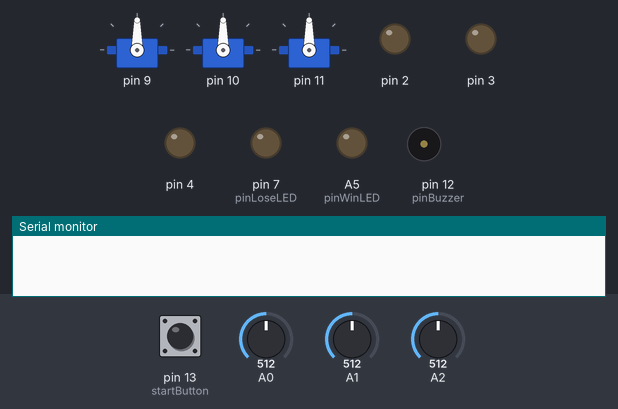
The sketch below on a simulated Arduino Uno, built with avr-gcc and run on an emulated ATmega328P. Shown: 3 × servo, output pins drawn as LEDs (lit = HIGH), buzzer (waves = sounding, pin HIGH), the last lines printed to the serial monitor. Dashed ring = blinking. Inputs (shaded band) come from the test bench; at power-on: pin 13 (startButton) LOW, A0 = 512, A1 = 512, A2 = 512. Random numbers use the default seed unless the sketch sets one.

Above: at 1.2 s.
1.3 s: pin 13 (startButton) pulled HIGH for 0.15 s
At 1.9 s:
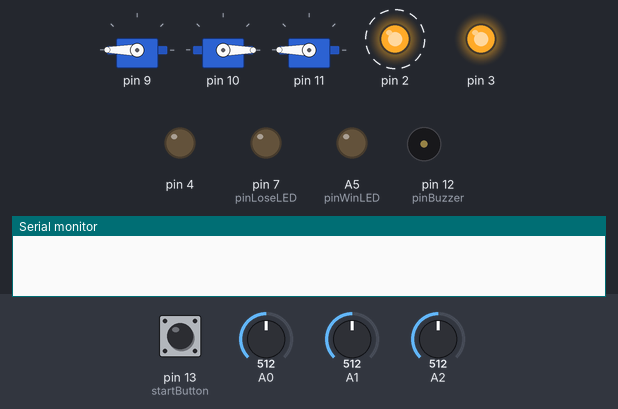
4.4 s: pin 13 (startButton) pulled HIGH for 1 s
At 7.4 s:
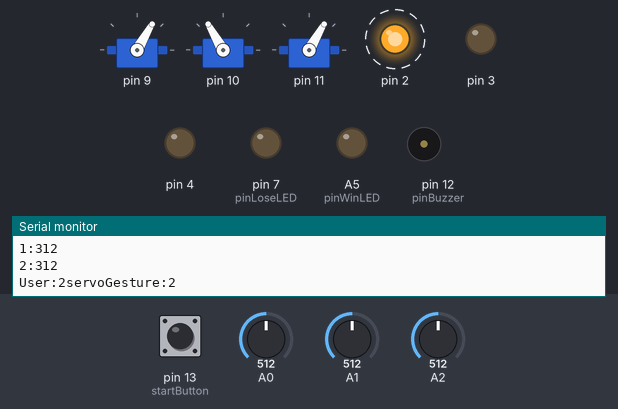
8.4 s: pin 13 (startButton) pulled HIGH for 3.2 s
At 12.8 s:
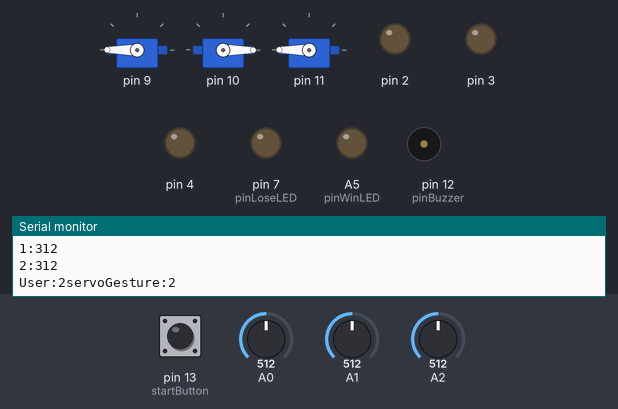
Timing chart, 0 to 14.3 s (numbered marks = the images above; inputs shaded):
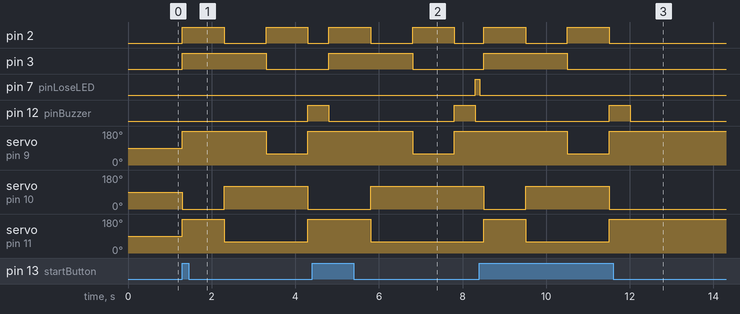

Measured:
- after the input at 1.3 s, pin 2: alternates HIGH for 1.0 s and LOW for 1.0 s, starting at once; pin 3: LOW → HIGH at once, → LOW 2.0 s later; pin 12 (pinBuzzer): LOW → HIGH after 3.0 s; servo on pin 9: 90° → 180° at once, → 60° 2.0 s later, → 180° 1.0 s later; servo on pin 10: 90° → 0° at once, → 120° 1.0 s later, → 0° 2.0 s later
- after the input at 4.4 s, pin 2: alternates HIGH for 1.0 s and LOW for 1.0 s, starting after 0.40 s; pin 3: LOW → HIGH after 0.40 s, → LOW 2.0 s later; pin 7 (pinLoseLED): LOW → HIGH after 3.9 s; servo on pin 9: 180° → 60° after 2.4 s, → 180° 1.0 s later; servo on pin 10: 0° → 120° after 1.4 s
- after the input at 8.4 s, pin 2: alternates HIGH for 1.0 s and LOW for 1.0 s, 4 changes in all, then stays LOW, starting after 0.11 s; pin 3: LOW → HIGH after 0.11 s, → LOW 2.0 s later

The sketch:

RPSRobot_20200330_0_ML.ino
```cpp
//Project RPSRobot Machine Learning version
//================
//Sep 14 2020 T.I. Fixed issue#17 incorrect flex direction
//May 18 2020 T.I. Modified for the Score Board
//Apr 16 2020 T.I. Added buzzer function
//                   Added Preparing moving
//Apr 8 2020 T.I. Added ANN engine
//Based on Project RPSRobot github "3d7a842"


#include <Servo.h>

#define ZEROPOSITION 540  //micro seconds, 0 degree
#define ENDPOSITION 2500  //micro seconds, 180 degree

#define CONUNTDOWNSECS 3

#define ADC_0_DEGREE 208
#define ADC_180_DEGREE 312
#define DEGREE_PER_ADC 1.7

#define NUMBER_OF_FINGER 3
#define NUMBER_OF_GESTURE 3

enum GESTUREENUM {
    ROCK_GES,
    SCISSORS_GES,
    PAPER_GES
};


Servo servo_n[NUMBER_OF_FINGER];
int servo_nDIR[NUMBER_OF_FINGER]={1,0,1};
//servo0 0~120
//servo1 (180-0)~(180-120)


int ADCVal[NUMBER_OF_FINGER] = {0,0,0} ;
int ADCVal_Cli[NUMBER_OF_FINGER]={50,-37,-30};//{0,-75,-66};
float servoDegree[NUMBER_OF_FINGER]={0,0,0};


int GestureDgree[NUMBER_OF_GESTURE][NUMBER_OF_FINGER];

//0: User lose, 1:Tight, 2:User Win
int matchScore[NUMBER_OF_GESTURE][NUMBER_OF_GESTURE]={{1,2,0},
                                                      {0,1,2},
                                                      {2,0,1}};
int startButton=13;
int pinLoseLED=7;
int pinWinLED=A5;
int pinBuzzer=12;

float ANNinputs[3]={0.0,0.0,0.0};

float Layer0_W[4][4]={{-3.35796,-1.126993,0.00737043,1.9779116},
                      {-2.4028397,-1.3854587,-0.7931496,2.080642},
                      {1.0243597,2.1095006,1.6874604,-2.316983},
                      {1.8379576,1.5571779,1.2571335,-2.14945}};

float Layer0_Outputs[4]={0.0,0.0,0.0,0.0};

float Layer1_W[4][5]={{3.109413,2.1515133,-1.7762052,-2.118841,1.3897169},
                      {-0.54771924,-2.6526208,3.062316,2.4938545,0.12920415},
                      {1.0274583,1.9144325,-3.6218135,-2.1290317,0.1106161},
                      {-3.6488092,-3.56605,1.812533,1.8006505,-1.1013095}};

float Layer1_Outputs[4]={0.0,0.0,0.0,0.0};

float LayerOutputs_W[3][5]={{-3.0573914,-0.33590198,-2.9392657,3.5195374,-0.66786194},
                            {1.2544978,2.7321491,-2.4654458,-39482572,-1.2988576},
                            {1.7912973,-3.1768422,1.5621092,-1.8792809,-0.85067666}};

float ANNOutputs[3]={0.0,0.0,0.0};

void ANNRun()
{
  int i,j;

  for(i=0;i<4;i++)
  {
    Layer0_Outputs[i]=0.0;
    Layer1_Outputs[i]=0.0;
  }

  for(i=0;i<3;i++)
  {
      ANNOutputs[i]=0.0;
  }


  //Layer0
  for(i=0;i<4;i++)
  {
    for(j=0;j<3;j++)
    {
      Layer0_Outputs[i]=Layer0_Outputs[i]+(ANNinputs[j]*Layer0_W[i][j]);

    }
    Layer0_Outputs[i]=Layer0_Outputs[i]+Layer0_W[i][3];
    Layer0_Outputs[i]=HardSigmoid(Layer0_Outputs[i]);

  }
  //Layer1
  for(i=0;i<4;i++)
  {
    for(j=0;j<4;j++)
    {
      Layer1_Outputs[i]=Layer1_Outputs[i]+(Layer0_Outputs[j]*Layer1_W[i][j]);
    }
    Layer1_Outputs[i]=Layer1_Outputs[i]+Layer1_W[i][4];
    Layer1_Outputs[i]=HardSigmoid(Layer1_Outputs[i]);
  }
  //LayerOutputs
  for(i=0;i<3;i++)
  {
    for(j=0;j<4;j++)
    {
      ANNOutputs[i]=ANNOutputs[i]+(Layer1_Outputs[j]*LayerOutputs_W[i][j]);
    }
     ANNOutputs[i]= ANNOutputs[i]+LayerOutputs_W[i][4];
     ANNOutputs[i]=HardSigmoid(ANNOutputs[i]);

  }

}

int GetANNMaxIndex()
{
  int i=0;
  int MAXidx=0;
  float MAXValue=0.0;

  for(i=0;i<3;i++)
  {
    if(MAXValue<ANNOutputs[i])
    {
      MAXidx=i;
      MAXValue=ANNOutputs[i];
    }
  }


  return MAXidx;
}

void setup() {


    DDRD = B00000001;
    pinMode(2, OUTPUT);
    pinMode(3, OUTPUT);
    pinMode(4, OUTPUT);
  // put your setup code here, to run once:

    Serial.setTimeout(50);
    Serial.begin(9600);
    servo_n[0].attach(9, ZEROPOSITION, ENDPOSITION);
    servo_n[1].attach(10, ZEROPOSITION, ENDPOSITION);
    servo_n[2].attach(11, ZEROPOSITION, ENDPOSITION);


    pinMode(startButton, INPUT);
    randomSeed(analogRead(A4));

    pinMode(pinLoseLED, OUTPUT);
    pinMode(pinWinLED, OUTPUT);
    pinMode(pinBuzzer, OUTPUT);


    digitalWrite(pinWinLED,LOW);
    digitalWrite(pinLoseLED,LOW);

}

void loop() {

  // put your main code here, to run repeatedly:

  int i = 0;
  int servoGesture;
  int userGesture;
  int matchResult=0;
  int startButtonST=0;

  do
  {
    startButtonST = digitalRead(startButton);
  }while(0==startButtonST);


  for(i=CONUNTDOWNSECS;i>=0;i--)
  {
      SevenSEG(i);

      if(0!=i)
      {
        setMotorGesture(i-1);
        gestureAct();
        delay(1000);
      }
  }


  servoGesture = random(0,3);
  setMotorGesture(servoGesture);
  gestureAct();


  digitalWrite(pinBuzzer,HIGH);
  delay(500);
  digitalWrite(pinBuzzer,LOW);

  ADCVal[0]=analogRead(A0);
  ADCVal[1]=analogRead(A1);
  ADCVal[2]=analogRead(A2);

  for(i=0;i<NUMBER_OF_FINGER;i++)
  {

      ADCVal[i]=ADCVal[i]+ADCVal_Cli[i];

      if(ADC_0_DEGREE>ADCVal[i])
      {
        ADCVal[i] = ADC_0_DEGREE;
      }
      else if(ADC_180_DEGREE<ADCVal[i])
      {
        ADCVal[i]  = ADC_180_DEGREE;
      }
  }


  userGesture=gestureRecognizeML(ADCVal);


  matchResult=matchScore[userGesture][servoGesture];


  Serial.print("User:");
  Serial.print(userGesture);
  Serial.print("servoGesture:");
  Serial.print(servoGesture);
   Serial.print("\n");
  switch(matchResult)
  {
    case 0:
    {

      digitalWrite(pinLoseLED,HIGH);
      delay(100);
      digitalWrite(pinLoseLED,LOW);
      delay(100);
      Serial.print("UserLose");
      Serial.print("\n");
    }
    break;
    case 1:
    {

    }
    break;
    case 2:
    {
      digitalWrite(pinWinLED,HIGH);
      delay(100);
      digitalWrite(pinWinLED,LOW);
      delay(100);
      Serial.print("UserWin");
      Serial.print("\n");
    }
    break;
  }


}


int gestureRecognize(int *pFingerADC)
{
  int rt=0;

  Serial.print("0:");
  Serial.print(pFingerADC[0]);
  Serial.print("\n");
  Serial.print("1:");
  Serial.print(pFingerADC[1]);
  Serial.print("\n");
  Serial.print("2:");
  Serial.print(pFingerADC[2]);
  Serial.print("\n");

  if(240<pFingerADC[0])
  {
    rt=ROCK_GES;
  }
  else if((211>pFingerADC[0])&&(211>pFingerADC[1])&&(211>pFingerADC[2]))
  {
    rt=PAPER_GES;
  }
  else
  {
    rt=SCISSORS_GES;
  }
  return rt;
}

int gestureRecognizeML(int *pFingerADC)
{
  int rt=0;

  Serial.print("0:");
  Serial.print(pFingerADC[0]);
  Serial.print("\n");
  Serial.print("1:");
  Serial.print(pFingerADC[1]);
  Serial.print("\n");
  Serial.print("2:");
  Serial.print(pFingerADC[2]);
  Serial.print("\n");


  ANNinputs[0]=normalizeML_Neg((float)pFingerADC[0],250.0,208.0);
  ANNinputs[1]=normalizeML_Neg((float)pFingerADC[1],250.0,208.0);
  ANNinputs[2]=normalizeML_Neg((float)pFingerADC[2],250.0,208.0);

  ANNRun();

  rt=GetANNMaxIndex();

  return rt;
}

void setMotorGesture(int gesture_number)
{

  switch(gesture_number)
  {
    case ROCK_GES:
    {
      servoDegree[0]=120;
      servoDegree[1]=120;
      servoDegree[2]=120;

    }break;
    case SCISSORS_GES:
    {
      servoDegree[0]=0;
      servoDegree[1]=120;
      servoDegree[2]=120;
    }break;
    case PAPER_GES:
    {
      servoDegree[0]=0;
      servoDegree[1]=0;
      servoDegree[2]=0;
    }break;
  }
}


//-1: disable
void SevenSEG(byte DECNumber)
{
  byte numberShift;
  numberShift=PORTD&B11100011;
  numberShift=numberShift|(DECNumber<<2);
  PORTD=numberShift;
}

float HardSigmoid(float x0)
{
    float retHS=0.0;

    if(x0 < -2.5)
    {
        retHS=0.0;
    }
    else if(x0 > 2.5)
    {
        retHS=1.0;
    }
    else if((-2.5 <= x0)&&(x0 <= 2.5))
    {
        retHS=0.2 * x0 + 0.5;
    }

    return retHS;
}

float normalizeML(float x0,float MaxV,float MinV)
{
  float rtNormal=0.0;
  if(MaxV<=x0)
  {
    rtNormal= 1.0;
  }
  else if(MinV>=x0)
  {
    rtNormal=0.0;
  }
  else
  {
    rtNormal=(x0-MinV)/(MaxV-MinV);
  }
  return rtNormal;
}

float normalizeML_Neg(float x0,float MaxV,float MinV)
{
  float rtNormal=0.0;
  if(MaxV<=x0)
  {
    rtNormal= 0.0;
  }
  else if(MinV>=x0)
  {
    rtNormal=1.0;
  }
  else
  {
    rtNormal=(MaxV-x0)/(MaxV-MinV);
  }
  return rtNormal;
}


void gestureAct()
{
  int i=0;

  for(i=0;i<NUMBER_OF_FINGER;i++)
  {

 //     Serial.print(servoGesture);
 //     Serial.print("\n");

      if(1==servo_nDIR[i])
      {
         servo_n[i].write(180-(int)servoDegree[i]);
      }
      else
      {
         servo_n[i].write((int)servoDegree[i]);
      }

  }
}
```
